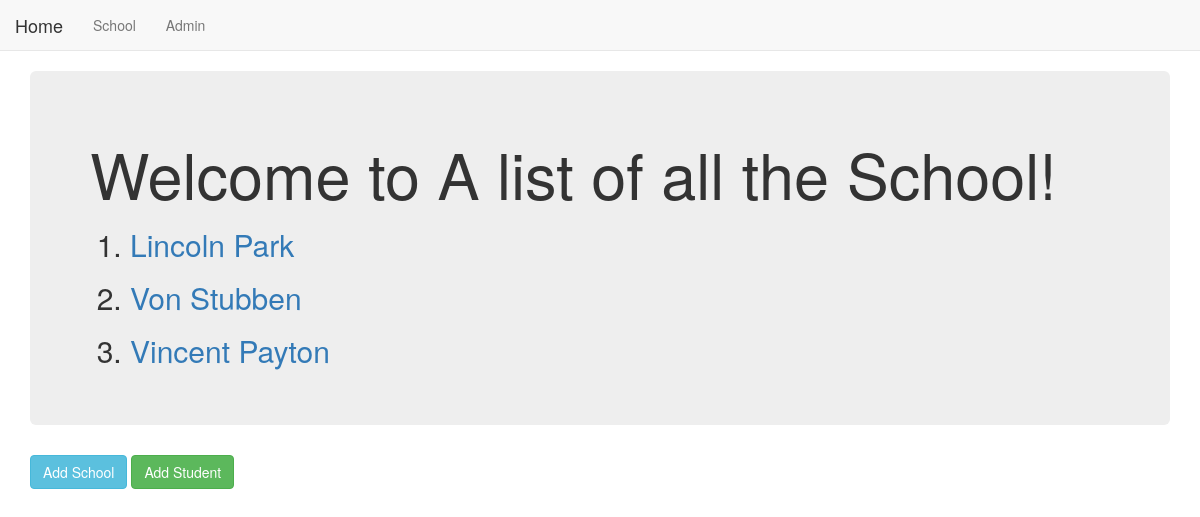
Before: /temp_app/ with the older database file.
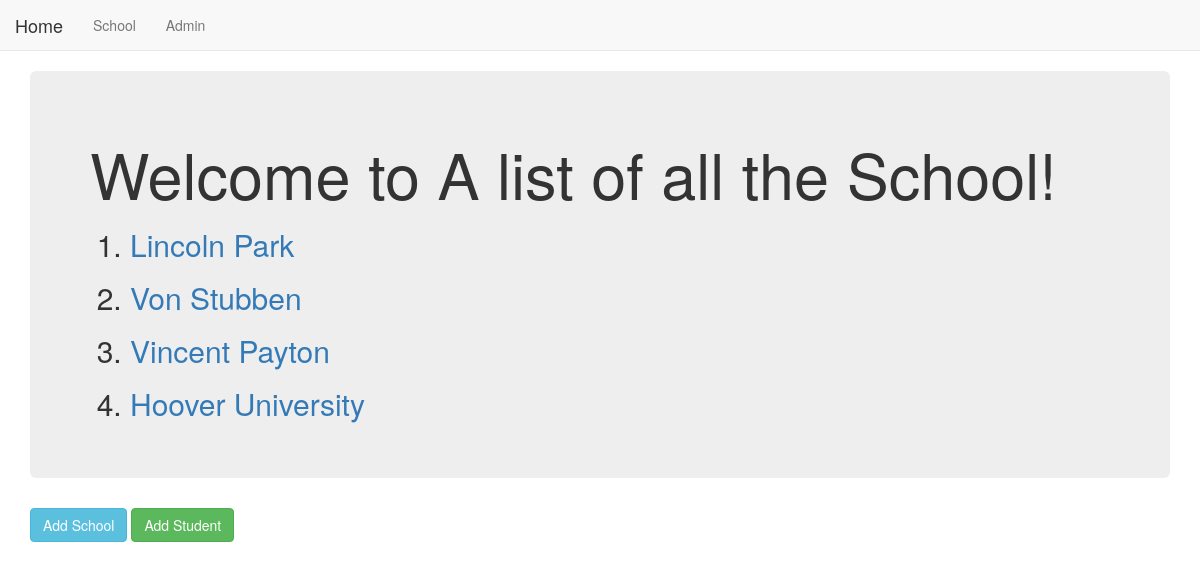
After: the same page with the newer database file.
### temp_app/models.py (models this page shows, shortened)
class School(models.Model):
    name = models.CharField(max_length=256)
    principal = models.CharField(max_length=256)
    location = models.CharField(max_length=256)

### temp_app/views.py (the view)
class SchoolListView(ListView):
    model = models.School
    context_object_name = 'schools'

### temp_app/templates/temp_app/school_list.html
{% extends "temp_app/basic_app_base.html" %}
{% block body_block %}
<div class="jumbotron">
    <h1>Welcome to A list of all the School!</h1>
    <ol>
        {% for school in schools %}
        <h2>
            <li><a href="{{school.id}}">{{school.name}}</a></li>
        </h2>
        {% endfor %}
    </ol>
</div>
<a href="{% url 'temp_app:create' %}">
    <input type="submit" value="Add School" class="btn btn-info">
</a>
<a href="{% url 'temp_app:create_student' %}">
    <input type="submit" value="Add Student" class="btn btn-success">
</a>
{% endblock %}

Changed rows visible on the page:
added School: name "Hoover University"
